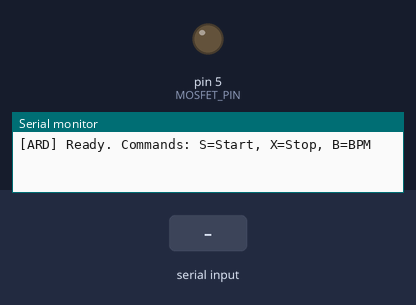
Simulated run of this sketch. Board: Arduino Uno, built with avr-gcc and run on an emulated ATmega328P. Shown: output pins drawn as LEDs (lit = HIGH), the last lines printed to the serial monitor. The inputs (shaded band) are chosen by the test bench.

Above: at 1.3 s.
1.4 s: "S\n" received over Serial
At 1.47 s:
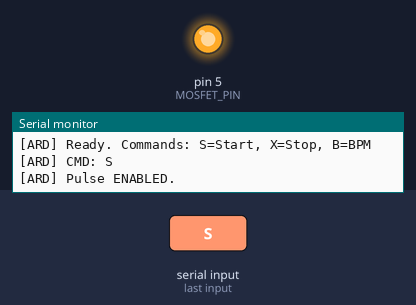
4.4 s: "X\n" received over the second serial link
5.9 s: "S\n" received over the second serial link
At 6.2 s:
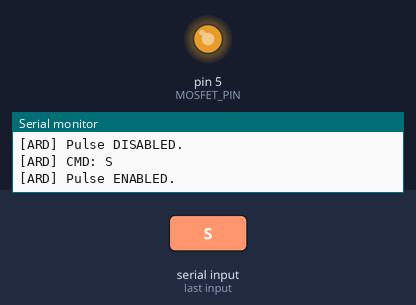
11.9 s: "X\n" received over Serial
At 11.9 s:
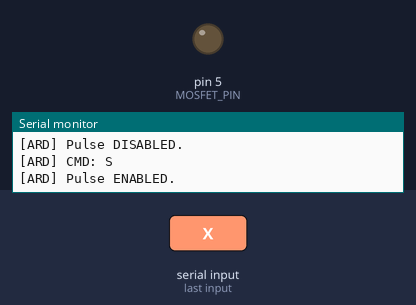
Timing chart, 0 to 14.9 s (numbered marks = the images above; inputs shaded):
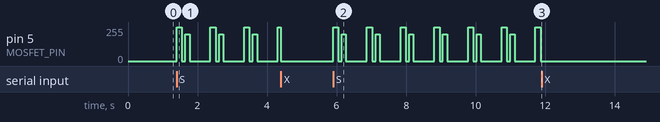

Measured:
- after the input at 1.4 s, pin 5 (MOSFET_PIN): 0/255 → 255/255 at once, then repeats every 0.97 s: 0/255 0.10 s, 200/255 0.12 s, 0/255 0.60 s, 255/255 0.15 s
- after the input at 5.9 s, pin 5 (MOSFET_PIN): 0/255 → 255/255 at once, then repeats every 0.97 s: 0/255 0.10 s, 200/255 0.12 s, 0/255 0.60 s, 255/255 0.15 s
- after the input at 11.9 s, pin 5 (MOSFET_PIN): stops changing and stays 0/255

The sketch:

ardu_sole_heartbeat.ino
```cpp
#include <SoftwareSerial.h>

// ---------- Serial link to ESP ----------
SoftwareSerial espSerial(2, 3);  // RX, TX

// ---------- Solenoid control ----------
const int MOSFET_PIN = 5;

// ---------- Lub-Dub timing (ms) ----------
int LUB_MS  = 150;
int GAP_MS  = 100;
int DUB_MS  = 120;
int REST_MS = 600;

// ---------- Intensities ----------
int LUB_PWM = 255;
int DUB_PWM = 200;

// ---------- State ----------
bool isEnabled = false;     // controlled via Unity/ESP
uint8_t phase = 0;
unsigned long phaseStart = 0;

void setup() {
  pinMode(MOSFET_PIN, OUTPUT);
  analogWrite(MOSFET_PIN, 0);
  Serial.begin(9600);
  espSerial.begin(9600);

  // Add small delay for serial stability
  delay(100);

  Serial.println(F("[ARD] Ready. Commands: S=Start, X=Stop, B=BPM"));
}

void loop() {
  // --- Commands from ESP ---
  if (espSerial.available()) {
    String cmd = espSerial.readStringUntil('\n');
    cmd.trim();
    if (cmd.length()) handleCommand(cmd);
  }

  // --- Manual debug ---
  if (Serial.available()) {
    String cmd = Serial.readStringUntil('\n');
    cmd.trim();
    if (cmd.length()) handleCommand(cmd);
  }

  // --- Lub-dub pattern ---
  unsigned long now = millis();
  switch (phase) {
    case 0:  // LUB start
      if (isEnabled) analogWrite(MOSFET_PIN, LUB_PWM);
      phaseStart = now;
      phase = 1;
      break;
    case 1:  // LUB on
      if (now - phaseStart >= (unsigned long)LUB_MS) {
        analogWrite(MOSFET_PIN, 0);
        phaseStart = now;
        phase = 2;
      }
      break;
    case 2:  // gap
      if (now - phaseStart >= (unsigned long)GAP_MS) {
        if (isEnabled) analogWrite(MOSFET_PIN, DUB_PWM);
        phaseStart = now;
        phase = 3;
      }
      break;
    case 3:  // DUB on
      if (now - phaseStart >= (unsigned long)DUB_MS) {
        analogWrite(MOSFET_PIN, 0);
        phaseStart = now;
        phase = 4;
      }
      break;
    case 4:  // rest
      if (now - phaseStart >= (unsigned long)REST_MS) {
        phase = 0;
      }
      break;
  }
}

// ------------------- Command Handler -------------------
void handleCommand(String cmd) {
  cmd.trim();
  cmd.toUpperCase();

  Serial.print(F("[ARD] CMD: "));
  Serial.println(cmd);

  // Single character commands are much more reliable
  if (cmd == "S" || cmd == "1") {
    startPulse();
    return;
  }

  if (cmd == "X" || cmd == "0") {
    stopPulse();
    return;
  }

  // BPM command format: B120 or BPM:120
  if (cmd.startsWith("B")) {
    int bpm;
    if (cmd.startsWith("BPM:")) {
      bpm = cmd.substring(4).toInt();
    } else {
      bpm = cmd.substring(1).toInt();
    }
    setBPM(bpm);
    return;
  }

  // Backward compatibility with longer commands
  if (cmd == "ENABLE" || cmd.startsWith("ENABL")) {
    startPulse();
    return;
  }

  if (cmd == "DISABLE" || cmd.startsWith("DISABL")) {
    stopPulse();
    return;
  }

  Serial.print(F("[ARD] Unknown command: '"));
  Serial.print(cmd);
  Serial.println(F("'"));
}

// ------------------- Pulse Control -------------------
void startPulse() {
  isEnabled = true;
  phase = 0;                  // reset cycle
  phaseStart = millis();
  Serial.println(F("[ARD] Pulse ENABLED."));
}

void stopPulse() {
  isEnabled = false;
  analogWrite(MOSFET_PIN, 0); // ensure solenoid OFF
  Serial.println(F("[ARD] Pulse DISABLED."));
}

// ------------------- BPM Control -------------------
void setBPM(int bpm) {
  if (bpm < 30) bpm = 30;
  if (bpm > 180) bpm = 180;

  float period = 60000.0f / bpm;
  float used   = (float)LUB_MS + GAP_MS + DUB_MS;
  REST_MS      = (period > used) ? (int)(period - used) : 0;

  Serial.print(F("[ARD] BPM="));
  Serial.println(bpm);
}
```
